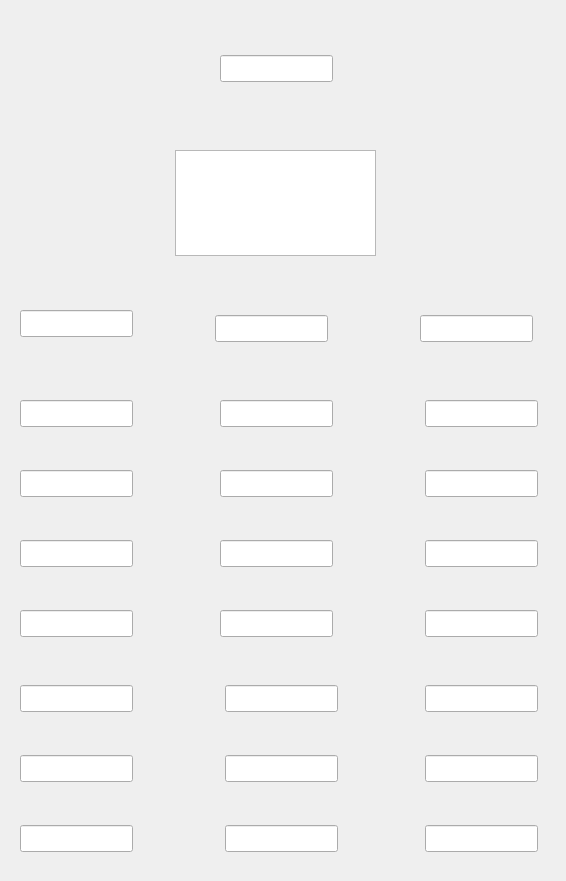
       <widget class="QWidget" name="identityPhaseWidget" native="true">
        <property name="geometry">
         <rect>
          <x>1490</x>
          <y>475</y>
          <width>566</width>
          <height>881</height>
         </rect>
        </property>
        <widget class="QWidget" name="identityPhase_InputPillarWidget" native="true">
         <property name="geometry">
          <rect>
           <x>0</x>
           <y>275</y>
           <width>150</width>
           <height>600</height>
          </rect>
         </property>
         <property name="sizePolicy">
          <sizepolicy hsizetype="Fixed" vsizetype="Fixed">
           <horstretch>0</horstretch>
           <verstretch>0</verstretch>
          </sizepolicy>
         </property>
         <widget class="QLineEdit" name="identityPhase_InputPillarEle_1">
          <property name="geometry">
           <rect>
            <x>20</x>
            <y>125</y>
            <width>113</width>
            <height>27</height>
           </rect>
          </property>
         </widget>
         <widget class="QLineEdit" name="identityPhase_InputPillarEle_2">
          <property name="geometry">
           <rect>
            <x>20</x>
            <y>195</y>
            <width>113</width>
            <height>27</height>
           </rect>
          </property>
         </widget>
         <widget class="QLineEdit" name="identityPhase_InputPillarEle_3">
          <property name="geometry">
           <rect>
            <x>20</x>
            <y>265</y>
            <width>113</width>
            <height>27</height>
           </rect>
          </property>
         </widget>
         <widget class="QLineEdit" name="identityPhase_InputPillarEle_4">
          <property name="geometry">
           <rect>
            <x>20</x>
            <y>335</y>
            <width>113</width>
            <height>27</height>
           </rect>
          </property>
         </widget>
         <widget class="QLineEdit" name="identityPhase_InputPillarEle_5">
          <property name="geometry">
           <rect>
            <x>20</x>
            <y>410</y>
            <width>113</width>
            <height>27</height>
           </rect>
          </property>
         </widget>
         <widget class="QLineEdit" name="identityPhase_InputPillarEle_6">
          <property name="geometry">
           <rect>
            <x>20</x>
            <y>480</y>
            <width>113</width>
            <height>27</height>
           </rect>
          </property>
         </widget>
         <widget class="QLineEdit" name="identityPhase_InputPillarEle_7">
          <property name="geometry">
           <rect>
            <x>20</x>
            <y>550</y>
            <width>113</width>
            <height>27</height>
           </rect>
          </property>
         </widget>
         <widget class="QLineEdit" name="identityPhase_InputPillarModLE">
          <property name="geometry">
           <rect>
            <x>20</x>
            <y>35</y>
            <width>113</width>
            <height>27</height>
           </rect>
          </property>
         </widget>
        </widget>
        <widget class="QWidget" name="identityPhase_IdentityPillarWidget" native="true">
         <property name="geometry">
          <rect>
           <x>200</x>
           <y>275</y>
           <width>150</width>
           <height>600</height>
          </rect>
         </property>
         <property name="sizePolicy">
          <sizepolicy hsizetype="Fixed" vsizetype="Fixed">
           <horstretch>0</horstretch>
           <verstretch>0</verstretch>
          </sizepolicy>
         </property>
         <widget class="QLineEdit" name="identityPhase_IdentityPillarEle_1">
          <property name="geometry">
           <rect>
            <x>20</x>
            <y>125</y>
            <width>113</width>
            <height>27</height>
           </rect>
          </property>
         </widget>
         <widget class="QLineEdit" name="identityPhase_IdentityPillarEle_2">
          <property name="geometry">
           <rect>
            <x>20</x>
            <y>195</y>
            <width>113</width>
            <height>27</height>
           </rect>
          </property>
         </widget>
         <widget class="QLineEdit" name="identityPhase_IdentityPillarEle_3">
          <property name="geometry">
           <rect>
            <x>20</x>
            <y>265</y>
            <width>113</width>
            <height>27</height>
           </rect>
          </property>
         </widget>
         <widget class="QLineEdit" name="identityPhase_IdentityPillarEle_4">
          <property name="geometry">
           <rect>
            <x>20</x>
            <y>335</y>
            <width>113</width>
            <height>27</height>
           </rect>
          </property>
         </widget>
         <widget class="QLineEdit" name="identityPhase_IdentityPillarEle_5">
          <property name="geometry">
           <rect>
            <x>25</x>
            <y>410</y>
            <width>113</width>
            <height>27</height>
           </rect>
          </property>
         </widget>
         <widget class="QLineEdit" name="identityPhase_IdentityPillarEle_6">
          <property name="geometry">
           <rect>
            <x>25</x>
            <y>480</y>
            <width>113</width>
            <height>27</height>
           </rect>
          </property>
         </widget>
         <widget class="QLineEdit" name="identityPhase_IdentityPillarEle_7">
          <property name="geometry">
           <rect>
            <x>25</x>
            <y>550</y>
            <width>113</width>
            <height>27</height>
           </rect>
          </property>
         </widget>
         <widget class="QLineEdit" name="identityPhase_IdentityPillarModLE">
          <property name="geometry">
           <rect>
            <x>15</x>
            <y>40</y>
            <width>113</width>
            <height>27</height>
           </rect>
          </property>
         </widget>
        </widget>
        <widget class="QWidget" name="identityPhase_InceptionPillarWidget" native="true">
         <property name="geometry">
          <rect>
           <x>400</x>
           <y>275</y>
           <width>150</width>
           <height>600</height>
          </rect>
         </property>
         <property name="sizePolicy">
          <sizepolicy hsizetype="Fixed" vsizetype="Fixed">
           <horstretch>0</horstretch>
           <verstretch>0</verstretch>
          </sizepolicy>
         </property>
         <widget class="QLineEdit" name="identityPhase_InceptionPillarEle_1">
          <property name="geometry">
           <rect>
            <x>25</x>
            <y>125</y>
            <width>113</width>
            <height>27</height>
           </rect>
          </property>
         </widget>
         <widget class="QLineEdit" name="identityPhase_InceptionPillarEle_2">
          <property name="geometry">
           <rect>
            <x>25</x>
            <y>195</y>
            <width>113</width>
            <height>27</height>
           </rect>
          </property>
         </widget>
         <widget class="QLineEdit" name="identityPhase_InceptionPillarEle_3">
          <property name="geometry">
           <rect>
            <x>25</x>
            <y>265</y>
            <width>113</width>
            <height>27</height>
           </rect>
          </property>
         </widget>
         <widget class="QLineEdit" name="identityPhase_InceptionPillarEle_4">
          <property name="geometry">
           <rect>
            <x>25</x>
            <y>335</y>
            <width>113</width>
            <height>27</height>
           </rect>
          </property>
         </widget>
         <widget class="QLineEdit" name="identityPhase_InceptionPillarEle_5">
          <property name="geometry">
           <rect>
            <x>25</x>
            <y>410</y>
            <width>113</width>
            <height>27</height>
           </rect>
          </property>
         </widget>
         <widget class="QLineEdit" name="identityPhase_InceptionPillarEle_6">
          <property name="geometry">
           <rect>
            <x>25</x>
            <y>480</y>
            <width>113</width>
            <height>27</height>
           </rect>
          </property>
         </widget>
         <widget class="QLineEdit" name="identityPhase_InceptionPillarEle_7">
          <property name="geometry">
           <rect>
            <x>25</x>
            <y>550</y>
            <width>113</width>
            <height>27</height>
           </rect>
          </property>
         </widget>
         <widget class="QLineEdit" name="identityPhase_InceptionPillarModLE">
          <property name="geometry">
           <rect>
            <x>20</x>
            <y>40</y>
            <width>113</width>
            <height>27</height>
           </rect>
          </property>
         </widget>
        </widget>
        <widget class="QLineEdit" name="identityPhaseTransformLE">
         <property name="geometry">
          <rect>
           <x>220</x>
           <y>55</y>
           <width>113</width>
           <height>27</height>
          </rect>
         </property>
        </widget>
        <widget class="QTextEdit" name="identityPhase_TransformSummaryTE">
         <property name="geometry">
          <rect>
           <x>175</x>
           <y>150</y>
           <width>201</width>
           <height>106</height>
          </rect>
         </property>
        </widget>
        <widget class="QLabel" name="identityPhase_UploadImageLabel">
         <property name="geometry">
          <rect>
           <x>10</x>
           <y>15</y>
           <width>150</width>
           <height>100</height>
          </rect>
         </property>
         <property name="text">
          <string/>
         </property>
        </widget>
       </widget>
